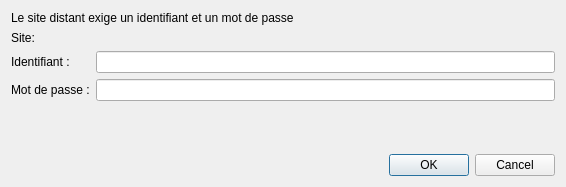
<?xml version="1.0" encoding="UTF-8"?>
<ui version="4.0">
 <class>Dialog</class>
 <widget class="QDialog" name="Dialog">
  <property name="geometry">
   <rect>
    <x>0</x>
    <y>0</y>
    <width>566</width>
    <height>187</height>
   </rect>
  </property>
  <property name="styleSheet">
   <string notr="true"/>
  </property>
  <layout class="QGridLayout">
   <item row="0" column="0" colspan="2">
    <widget class="QLabel" name="titlelabel">
     <property name="text">
      <string>Le site distant exige un identifiant et un mot de passe</string>
     </property>
     <property name="wordWrap">
      <bool>false</bool>
     </property>
    </widget>
   </item>
   <item row="2" column="0">
    <widget class="QLabel" name="loginLabel">
     <property name="text">
      <string>Identifiant :</string>
     </property>
    </widget>
   </item>
   <item row="2" column="1">
    <widget class="QLineEdit" name="userEdit"/>
   </item>
   <item row="3" column="0">
    <widget class="QLabel" name="passwordLabel">
     <property name="text">
      <string>Mot de passe :</string>
     </property>
    </widget>
   </item>
   <item row="3" column="1">
    <widget class="QLineEdit" name="passwordEdit">
     <property name="echoMode">
      <enum>QLineEdit::Password</enum>
     </property>
    </widget>
   </item>
   <item row="5" column="0" colspan="2">
    <widget class="QDialogButtonBox" name="buttonBox">
     <property name="orientation">
      <enum>Qt::Horizontal</enum>
     </property>
     <property name="standardButtons">
      <set>QDialogButtonBox::Cancel|QDialogButtonBox::Ok</set>
     </property>
    </widget>
   </item>
   <item row="1" column="0">
    <widget class="QLabel" name="siteLabel">
     <property name="text">
      <string>Site:</string>
     </property>
    </widget>
   </item>
   <item row="1" column="1">
    <widget class="QLabel" name="siteDescription">
     <property name="font">
      <font>
       <weight>75</weight>
       <bold>true</bold>
      </font>
     </property>
     <property name="text">
      <string/>
     </property>
     <property name="wordWrap">
      <bool>true</bool>
     </property>
    </widget>
   </item>
   <item row="4" column="0">
    <spacer>
     <property name="orientation">
      <enum>Qt::Vertical</enum>
     </property>
     <property name="sizeHint" stdset="0">
      <size>
       <width>20</width>
       <height>40</height>
      </size>
     </property>
    </spacer>
   </item>
  </layout>
 </widget>
 <resources/>
 <connections>
  <connection>
   <sender>buttonBox</sender>
   <signal>accepted()</signal>
   <receiver>Dialog</receiver>
   <slot>accept()</slot>
   <hints>
    <hint type="sourcelabel">
     <x>248</x>
     <y>254</y>
    </hint>
    <hint type="destinationlabel">
     <x>157</x>
     <y>274</y>
    </hint>
   </hints>
  </connection>
  <connection>
   <sender>buttonBox</sender>
   <signal>rejected()</signal>
   <receiver>Dialog</receiver>
   <slot>reject()</slot>
   <hints>
    <hint type="sourcelabel">
     <x>316</x>
     <y>260</y>
    </hint>
    <hint type="destinationlabel">
     <x>286</x>
     <y>274</y>
    </hint>
   </hints>
  </connection>
 </connections>
</ui>
